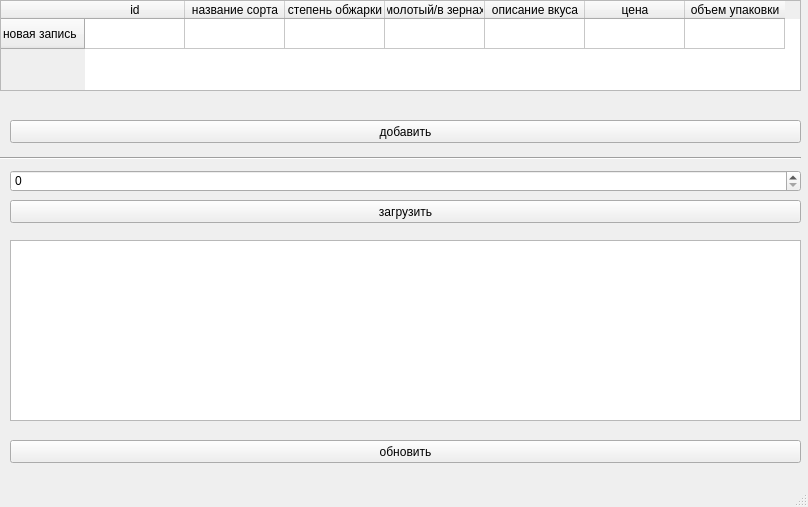
<?xml version="1.0" encoding="UTF-8"?>
<ui version="4.0">
 <class>MainWindow</class>
 <widget class="QMainWindow" name="MainWindow">
  <property name="geometry">
   <rect>
    <x>0</x>
    <y>0</y>
    <width>808</width>
    <height>507</height>
   </rect>
  </property>
  <property name="windowTitle">
   <string>MainWindow</string>
  </property>
  <widget class="QWidget" name="centralwidget">
   <widget class="QPushButton" name="pushButton">
    <property name="geometry">
     <rect>
      <x>10</x>
      <y>120</y>
      <width>791</width>
      <height>23</height>
     </rect>
    </property>
    <property name="text">
     <string>добавить</string>
    </property>
   </widget>
   <widget class="QTableWidget" name="tableWidget1">
    <property name="geometry">
     <rect>
      <x>0</x>
      <y>0</y>
      <width>801</width>
      <height>91</height>
     </rect>
    </property>
    <row>
     <property name="text">
      <string>новая запись</string>
     </property>
    </row>
    <column>
     <property name="text">
      <string>id</string>
     </property>
    </column>
    <column>
     <property name="text">
      <string>название сорта</string>
     </property>
    </column>
    <column>
     <property name="text">
      <string>степень обжарки</string>
     </property>
    </column>
    <column>
     <property name="text">
      <string>молотый/в зернах</string>
     </property>
    </column>
    <column>
     <property name="text">
      <string>описание вкуса</string>
     </property>
    </column>
    <column>
     <property name="text">
      <string>цена</string>
     </property>
    </column>
    <column>
     <property name="text">
      <string>объем упаковки</string>
     </property>
    </column>
   </widget>
   <widget class="Line" name="line">
    <property name="geometry">
     <rect>
      <x>0</x>
      <y>150</y>
      <width>801</width>
      <height>16</height>
     </rect>
    </property>
    <property name="orientation">
     <enum>Qt::Horizontal</enum>
    </property>
   </widget>
   <widget class="QPushButton" name="pushButton_2">
    <property name="geometry">
     <rect>
      <x>10</x>
      <y>440</y>
      <width>791</width>
      <height>23</height>
     </rect>
    </property>
    <property name="text">
     <string>обновить</string>
    </property>
   </widget>
   <widget class="QTableWidget" name="tableWidget">
    <property name="geometry">
     <rect>
      <x>10</x>
      <y>240</y>
      <width>791</width>
      <height>181</height>
     </rect>
    </property>
   </widget>
   <widget class="QSpinBox" name="spinBox">
    <property name="geometry">
     <rect>
      <x>10</x>
      <y>170</y>
      <width>791</width>
      <height>22</height>
     </rect>
    </property>
   </widget>
   <widget class="QPushButton" name="pushButton_3">
    <property name="geometry">
     <rect>
      <x>10</x>
      <y>200</y>
      <width>791</width>
      <height>23</height>
     </rect>
    </property>
    <property name="text">
     <string>загрузить</string>
    </property>
   </widget>
  </widget>
  <widget class="QMenuBar" name="menubar">
   <property name="geometry">
    <rect>
     <x>0</x>
     <y>0</y>
     <width>808</width>
     <height>21</height>
    </rect>
   </property>
  </widget>
  <widget class="QStatusBar" name="statusbar"/>
 </widget>
 <resources/>
 <connections/>
</ui>
